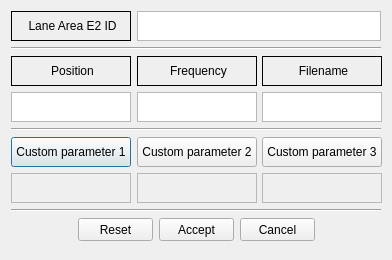
<?xml version="1.0" encoding="UTF-8"?>
<ui version="4.0">
 <class>laneAreaE2DetectorItemDialog</class>
 <widget class="QDialog" name="laneAreaE2DetectorItemDialog">
  <property name="geometry">
   <rect>
    <x>0</x>
    <y>0</y>
    <width>392</width>
    <height>260</height>
   </rect>
  </property>
  <property name="minimumSize">
   <size>
    <width>392</width>
    <height>260</height>
   </size>
  </property>
  <property name="maximumSize">
   <size>
    <width>392</width>
    <height>260</height>
   </size>
  </property>
  <property name="windowTitle">
   <string>Dialog</string>
  </property>
  <property name="modal">
   <bool>true</bool>
  </property>
  <layout class="QVBoxLayout" name="verticalLayout">
   <item>
    <layout class="QHBoxLayout" name="horizontalLayout_2">
     <item>
      <widget class="QLabel" name="LabelId">
       <property name="minimumSize">
        <size>
         <width>120</width>
         <height>30</height>
        </size>
       </property>
       <property name="maximumSize">
        <size>
         <width>120</width>
         <height>30</height>
        </size>
       </property>
       <property name="frameShape">
        <enum>QFrame::Box</enum>
       </property>
       <property name="text">
        <string>&lt;html&gt;&lt;head/&gt;&lt;body&gt;&lt;p align=&quot;center&quot;&gt;Lane Area E2 ID&lt;/p&gt;&lt;/body&gt;&lt;/html&gt;</string>
       </property>
      </widget>
     </item>
     <item>
      <widget class="QTextEdit" name="TextId">
       <property name="minimumSize">
        <size>
         <width>0</width>
         <height>30</height>
        </size>
       </property>
       <property name="maximumSize">
        <size>
         <width>16777215</width>
         <height>30</height>
        </size>
       </property>
       <property name="textInteractionFlags">
        <set>Qt::TextSelectableByKeyboard|Qt::TextSelectableByMouse</set>
       </property>
      </widget>
     </item>
    </layout>
   </item>
   <item>
    <widget class="Line" name="line_4">
     <property name="orientation">
      <enum>Qt::Horizontal</enum>
     </property>
    </widget>
   </item>
   <item>
    <layout class="QHBoxLayout" name="horizontalLayout">
     <item>
      <widget class="QLabel" name="LabelPosition">
       <property name="minimumSize">
        <size>
         <width>120</width>
         <height>30</height>
        </size>
       </property>
       <property name="maximumSize">
        <size>
         <width>120</width>
         <height>30</height>
        </size>
       </property>
       <property name="frameShape">
        <enum>QFrame::Box</enum>
       </property>
       <property name="text">
        <string>&lt;html&gt;&lt;head/&gt;&lt;body&gt;&lt;p align=&quot;center&quot;&gt;Position&lt;/p&gt;&lt;/body&gt;&lt;/html&gt;</string>
       </property>
      </widget>
     </item>
     <item>
      <widget class="QLabel" name="LabelFrequency">
       <property name="minimumSize">
        <size>
         <width>120</width>
         <height>30</height>
        </size>
       </property>
       <property name="maximumSize">
        <size>
         <width>120</width>
         <height>30</height>
        </size>
       </property>
       <property name="frameShape">
        <enum>QFrame::Box</enum>
       </property>
       <property name="text">
        <string>&lt;html&gt;&lt;head/&gt;&lt;body&gt;&lt;p align=&quot;center&quot;&gt;Frequency&lt;/p&gt;&lt;/body&gt;&lt;/html&gt;</string>
       </property>
      </widget>
     </item>
     <item>
      <widget class="QLabel" name="LabelFilename">
       <property name="minimumSize">
        <size>
         <width>120</width>
         <height>30</height>
        </size>
       </property>
       <property name="maximumSize">
        <size>
         <width>120</width>
         <height>30</height>
        </size>
       </property>
       <property name="frameShape">
        <enum>QFrame::Box</enum>
       </property>
       <property name="text">
        <string>&lt;html&gt;&lt;head/&gt;&lt;body&gt;&lt;p align=&quot;center&quot;&gt;Filename&lt;/p&gt;&lt;/body&gt;&lt;/html&gt;</string>
       </property>
      </widget>
     </item>
    </layout>
   </item>
   <item>
    <layout class="QHBoxLayout" name="horizontalLayout_3">
     <item>
      <widget class="QTextEdit" name="TextPosition">
       <property name="minimumSize">
        <size>
         <width>120</width>
         <height>30</height>
        </size>
       </property>
       <property name="maximumSize">
        <size>
         <width>120</width>
         <height>30</height>
        </size>
       </property>
       <property name="textInteractionFlags">
        <set>Qt::TextSelectableByKeyboard|Qt::TextSelectableByMouse</set>
       </property>
      </widget>
     </item>
     <item>
      <widget class="QTextEdit" name="TextFrequency">
       <property name="minimumSize">
        <size>
         <width>120</width>
         <height>30</height>
        </size>
       </property>
       <property name="maximumSize">
        <size>
         <width>120</width>
         <height>30</height>
        </size>
       </property>
       <property name="html">
        <string>&lt;!DOCTYPE HTML PUBLIC &quot;-//W3C//DTD HTML 4.0//EN&quot; &quot;http://www.w3.org/TR/REC-html40/strict.dtd&quot;&gt;
&lt;html&gt;&lt;head&gt;&lt;meta name=&quot;qrichtext&quot; content=&quot;1&quot; /&gt;&lt;style type=&quot;text/css&quot;&gt;
p, li { white-space: pre-wrap; }
&lt;/style&gt;&lt;/head&gt;&lt;body style=&quot; font-family:'MS Shell Dlg 2'; font-size:8.25pt; font-weight:400; font-style:normal;&quot;&gt;
&lt;p style=&quot;-qt-paragraph-type:empty; margin-top:0px; margin-bottom:0px; margin-left:0px; margin-right:0px; -qt-block-indent:0; text-indent:0px;&quot;&gt;&lt;br /&gt;&lt;/p&gt;&lt;/body&gt;&lt;/html&gt;</string>
       </property>
       <property name="textInteractionFlags">
        <set>Qt::TextSelectableByKeyboard|Qt::TextSelectableByMouse</set>
       </property>
      </widget>
     </item>
     <item>
      <widget class="QTextEdit" name="TextFilename">
       <property name="minimumSize">
        <size>
         <width>120</width>
         <height>30</height>
        </size>
       </property>
       <property name="maximumSize">
        <size>
         <width>120</width>
         <height>30</height>
        </size>
       </property>
       <property name="html">
        <string>&lt;!DOCTYPE HTML PUBLIC &quot;-//W3C//DTD HTML 4.0//EN&quot; &quot;http://www.w3.org/TR/REC-html40/strict.dtd&quot;&gt;
&lt;html&gt;&lt;head&gt;&lt;meta name=&quot;qrichtext&quot; content=&quot;1&quot; /&gt;&lt;style type=&quot;text/css&quot;&gt;
p, li { white-space: pre-wrap; }
&lt;/style&gt;&lt;/head&gt;&lt;body style=&quot; font-family:'MS Shell Dlg 2'; font-size:8.25pt; font-weight:400; font-style:normal;&quot;&gt;
&lt;p style=&quot;-qt-paragraph-type:empty; margin-top:0px; margin-bottom:0px; margin-left:0px; margin-right:0px; -qt-block-indent:0; text-indent:0px;&quot;&gt;&lt;br /&gt;&lt;/p&gt;&lt;/body&gt;&lt;/html&gt;</string>
       </property>
       <property name="textInteractionFlags">
        <set>Qt::TextSelectableByKeyboard|Qt::TextSelectableByMouse</set>
       </property>
      </widget>
     </item>
    </layout>
   </item>
   <item>
    <widget class="Line" name="line">
     <property name="orientation">
      <enum>Qt::Horizontal</enum>
     </property>
    </widget>
   </item>
   <item>
    <layout class="QHBoxLayout" name="horizontalLayout_4">
     <item>
      <widget class="QPushButton" name="ButtonCustomParameter1Name">
       <property name="minimumSize">
        <size>
         <width>120</width>
         <height>30</height>
        </size>
       </property>
       <property name="maximumSize">
        <size>
         <width>120</width>
         <height>30</height>
        </size>
       </property>
       <property name="text">
        <string>Custom parameter 1</string>
       </property>
      </widget>
     </item>
     <item>
      <widget class="QPushButton" name="ButtonCustomParameter2Name">
       <property name="minimumSize">
        <size>
         <width>120</width>
         <height>30</height>
        </size>
       </property>
       <property name="maximumSize">
        <size>
         <width>120</width>
         <height>30</height>
        </size>
       </property>
       <property name="text">
        <string>Custom parameter 2</string>
       </property>
      </widget>
     </item>
     <item>
      <widget class="QPushButton" name="ButtonCustomParameter3Name">
       <property name="minimumSize">
        <size>
         <width>120</width>
         <height>30</height>
        </size>
       </property>
       <property name="maximumSize">
        <size>
         <width>120</width>
         <height>30</height>
        </size>
       </property>
       <property name="text">
        <string>Custom parameter 3</string>
       </property>
      </widget>
     </item>
    </layout>
   </item>
   <item>
    <layout class="QHBoxLayout" name="horizontalLayout_7">
     <item>
      <widget class="QTextEdit" name="TextCustomParameter1Value">
       <property name="enabled">
        <bool>false</bool>
       </property>
       <property name="minimumSize">
        <size>
         <width>120</width>
         <height>30</height>
        </size>
       </property>
       <property name="maximumSize">
        <size>
         <width>120</width>
         <height>30</height>
        </size>
       </property>
       <property name="verticalScrollBarPolicy">
        <enum>Qt::ScrollBarAlwaysOff</enum>
       </property>
       <property name="horizontalScrollBarPolicy">
        <enum>Qt::ScrollBarAlwaysOff</enum>
       </property>
       <property name="textInteractionFlags">
        <set>Qt::LinksAccessibleByKeyboard|Qt::LinksAccessibleByMouse|Qt::TextBrowserInteraction|Qt::TextEditable|Qt::TextEditorInteraction|Qt::TextSelectableByKeyboard|Qt::TextSelectableByMouse</set>
       </property>
      </widget>
     </item>
     <item>
      <widget class="QTextEdit" name="TextCustomParameter2Value">
       <property name="enabled">
        <bool>false</bool>
       </property>
       <property name="minimumSize">
        <size>
         <width>120</width>
         <height>30</height>
        </size>
       </property>
       <property name="maximumSize">
        <size>
         <width>120</width>
         <height>30</height>
        </size>
       </property>
       <property name="verticalScrollBarPolicy">
        <enum>Qt::ScrollBarAlwaysOff</enum>
       </property>
       <property name="horizontalScrollBarPolicy">
        <enum>Qt::ScrollBarAlwaysOff</enum>
       </property>
       <property name="textInteractionFlags">
        <set>Qt::LinksAccessibleByKeyboard|Qt::LinksAccessibleByMouse|Qt::TextBrowserInteraction|Qt::TextEditable|Qt::TextEditorInteraction|Qt::TextSelectableByKeyboard|Qt::TextSelectableByMouse</set>
       </property>
      </widget>
     </item>
     <item>
      <widget class="QTextEdit" name="TextCustomParameter3Value">
       <property name="enabled">
        <bool>false</bool>
       </property>
       <property name="minimumSize">
        <size>
         <width>120</width>
         <height>30</height>
        </size>
       </property>
       <property name="maximumSize">
        <size>
         <width>120</width>
         <height>30</height>
        </size>
       </property>
       <property name="verticalScrollBarPolicy">
        <enum>Qt::ScrollBarAlwaysOff</enum>
       </property>
       <property name="horizontalScrollBarPolicy">
        <enum>Qt::ScrollBarAlwaysOff</enum>
       </property>
       <property name="textInteractionFlags">
        <set>Qt::LinksAccessibleByKeyboard|Qt::LinksAccessibleByMouse|Qt::TextBrowserInteraction|Qt::TextEditable|Qt::TextEditorInteraction|Qt::TextSelectableByKeyboard|Qt::TextSelectableByMouse</set>
       </property>
      </widget>
     </item>
    </layout>
   </item>
   <item>
    <widget class="Line" name="line_3">
     <property name="orientation">
      <enum>Qt::Horizontal</enum>
     </property>
    </widget>
   </item>
   <item>
    <layout class="QHBoxLayout" name="LayoutButtons">
     <item>
      <spacer name="horizontalSpacer">
       <property name="orientation">
        <enum>Qt::Horizontal</enum>
       </property>
       <property name="sizeHint" stdset="0">
        <size>
         <width>40</width>
         <height>20</height>
        </size>
       </property>
      </spacer>
     </item>
     <item>
      <widget class="QPushButton" name="ButtonReset">
       <property name="minimumSize">
        <size>
         <width>75</width>
         <height>23</height>
        </size>
       </property>
       <property name="maximumSize">
        <size>
         <width>75</width>
         <height>23</height>
        </size>
       </property>
       <property name="sizeIncrement">
        <size>
         <width>0</width>
         <height>0</height>
        </size>
       </property>
       <property name="text">
        <string>Reset</string>
       </property>
       <property name="icon">
        <iconset resource="../../../../resources/eNetEditorResources.qrc">
         <normaloff>:/main/reset.ico</normaloff>:/main/reset.ico</iconset>
       </property>
      </widget>
     </item>
     <item>
      <widget class="QPushButton" name="ButtonAccept">
       <property name="minimumSize">
        <size>
         <width>75</width>
         <height>23</height>
        </size>
       </property>
       <property name="maximumSize">
        <size>
         <width>75</width>
         <height>23</height>
        </size>
       </property>
       <property name="text">
        <string>Accept</string>
       </property>
       <property name="icon">
        <iconset resource="../../../../resources/eNetEditorResources.qrc">
         <normaloff>:/main/accept.ico</normaloff>:/main/accept.ico</iconset>
       </property>
      </widget>
     </item>
     <item>
      <widget class="QPushButton" name="ButtonCancel">
       <property name="minimumSize">
        <size>
         <width>75</width>
         <height>23</height>
        </size>
       </property>
       <property name="maximumSize">
        <size>
         <width>75</width>
         <height>23</height>
        </size>
       </property>
       <property name="text">
        <string>Cancel</string>
       </property>
       <property name="icon">
        <iconset resource="../../../../resources/eNetEditorResources.qrc">
         <normaloff>:/main/cancel.ico</normaloff>:/main/cancel.ico</iconset>
       </property>
      </widget>
     </item>
     <item>
      <spacer name="horizontalSpacer_2">
       <property name="orientation">
        <enum>Qt::Horizontal</enum>
       </property>
       <property name="sizeHint" stdset="0">
        <size>
         <width>40</width>
         <height>20</height>
        </size>
       </property>
      </spacer>
     </item>
    </layout>
   </item>
  </layout>
 </widget>
 <resources>
  <include location="../../../../resources/eNetEditorResources.qrc"/>
 </resources>
 <connections/>
</ui>
